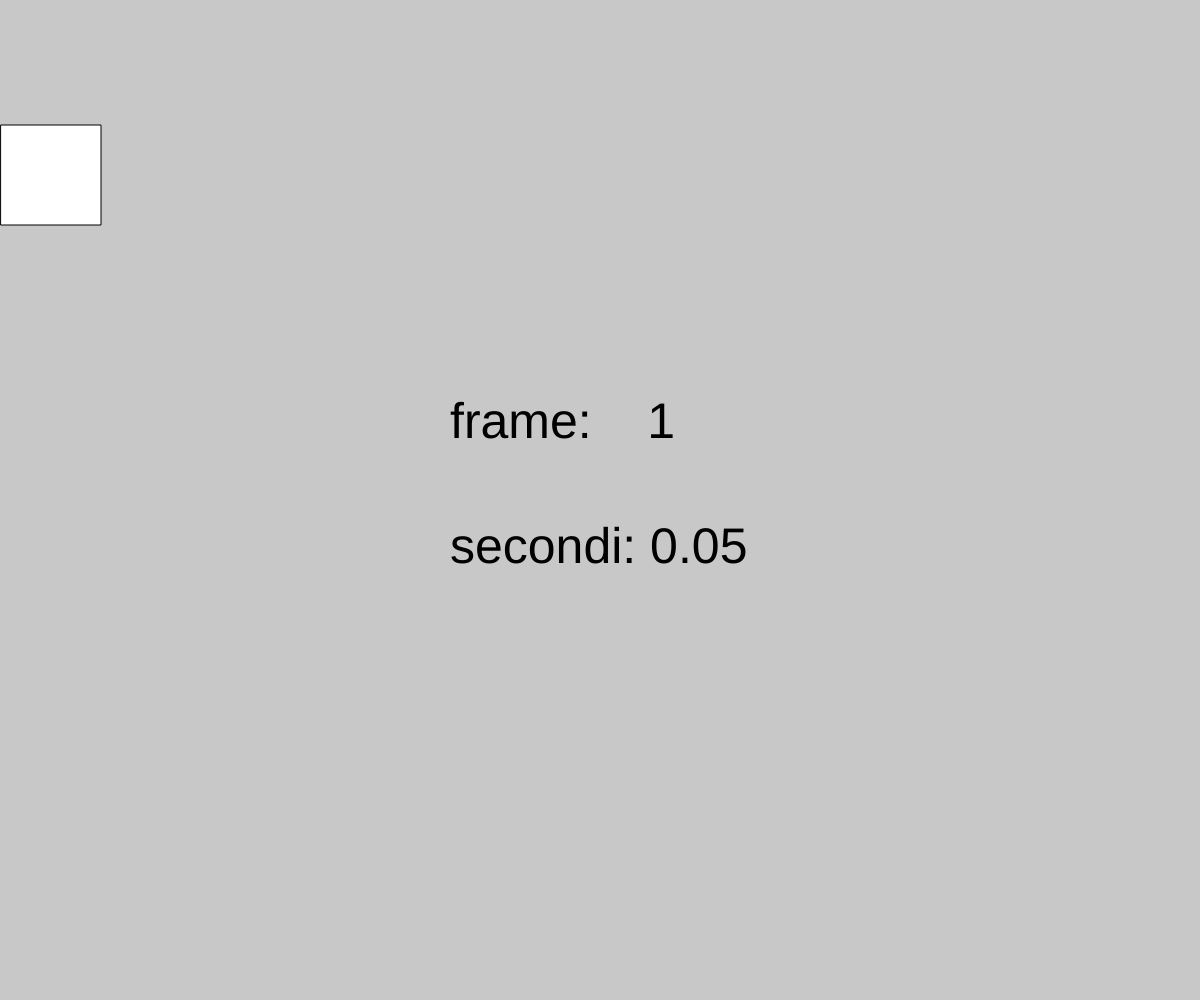
Frame 1 (no input)
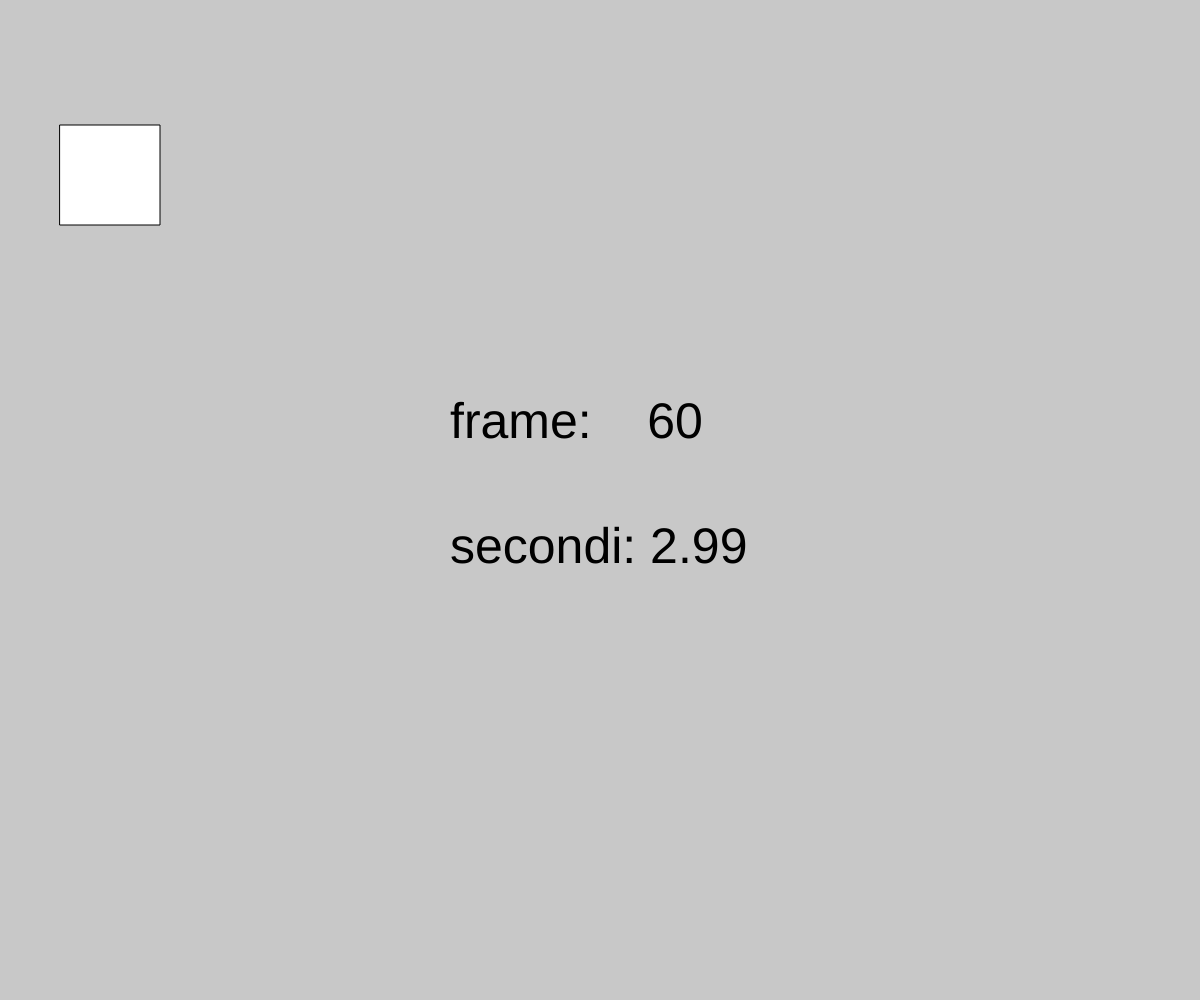
Frame 60 (no input)
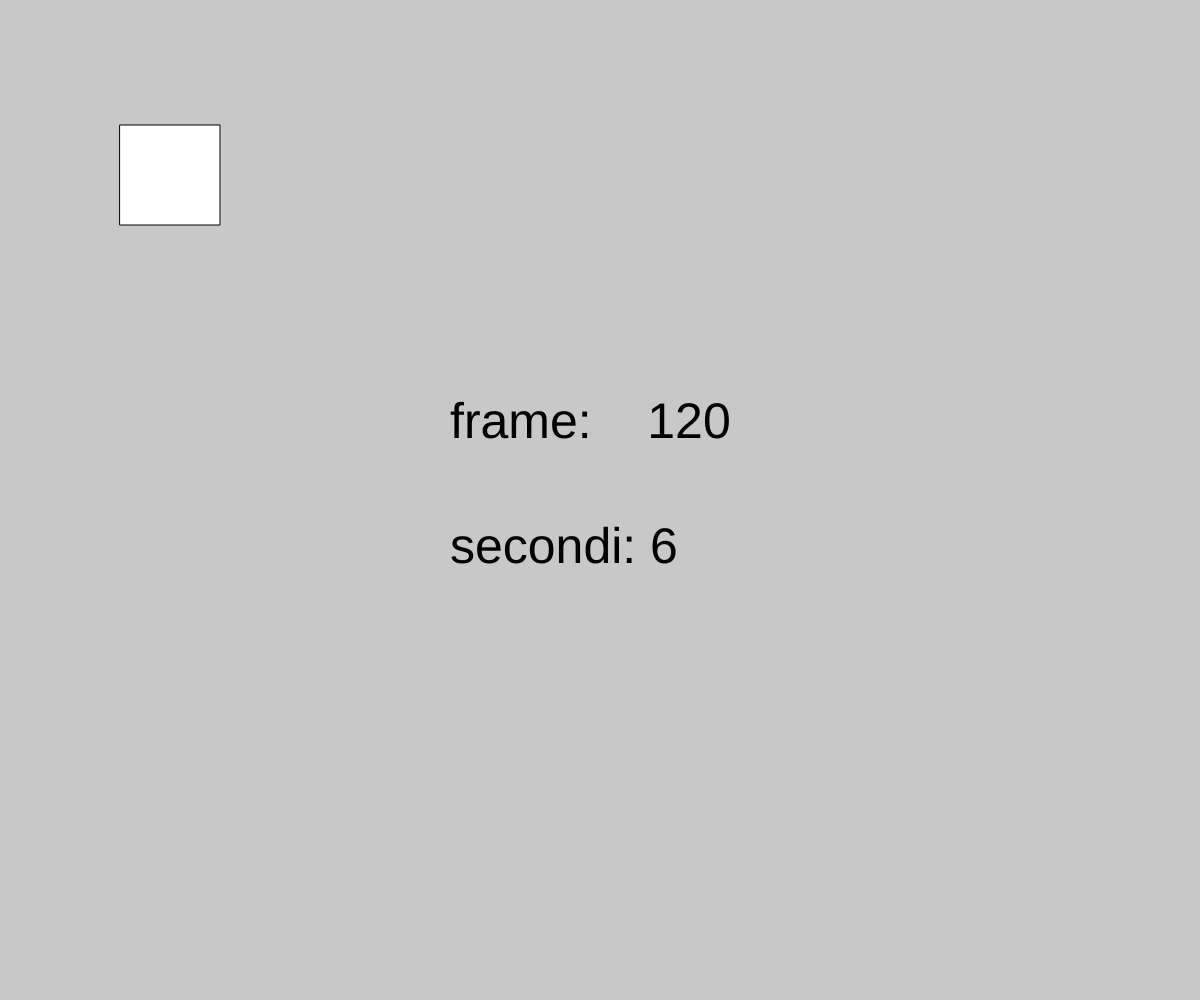
Frame 120 (the mouse pressed at the canvas centre since frame 60)

The p5.js sketch that drew these frames (run headless with seeded random() and noise() and a simulated clock; from frame 60 on, the mouse is pressed at the canvas centre):

// p5.js sketch
// ── sketch.js
let times = [];

function setup() {
  createCanvas(window.innerWidth, window.innerHeight);
  textSize(50);
  frameRate(20);
}

function draw() {
  background(200);

  rect(frameCount, height/8, 100, 100)
  
  text(`frame:    ${frameCount}`, 3*width/8, 7*height/16);
  let time = floor(millis()/10)/100
  text(`secondi: ${time}`, 3/8*width, 9*height/16)

  
}
